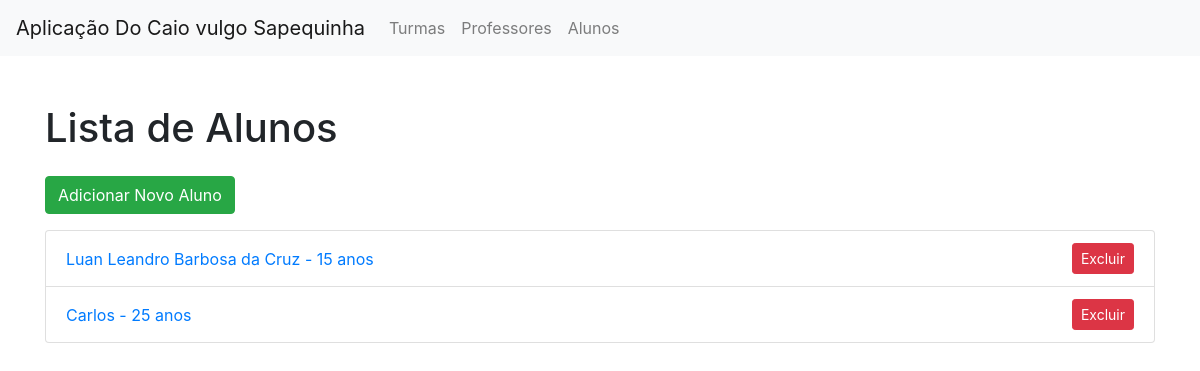
Before: /alunos with the older database file.
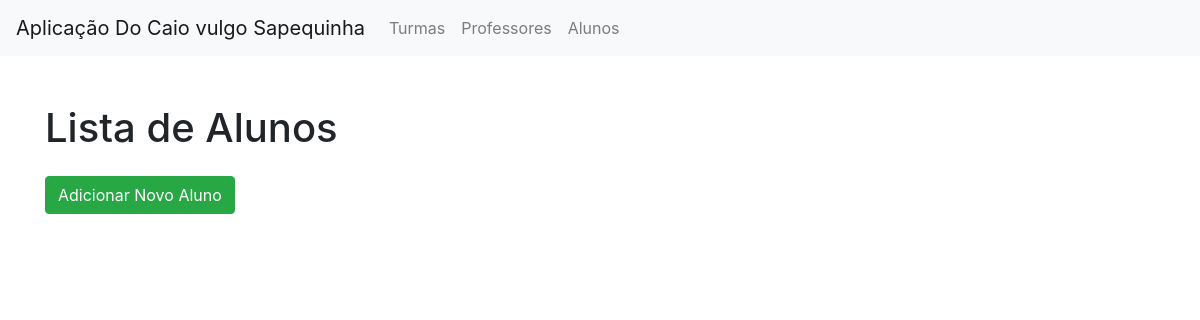
After: the same page with the newer database file.
### alunos/alunos_model.py (models this page shows, shortened)
class Aluno(db.Model):
  __tablename__ = "alunos"
  id = db.Column(db.Integer, primary_key=True)
  nome = db.Column(db.String(100), nullable=False)
  idade = db.Column(db.Integer, nullable=False)
  data_nascimento = db.Column(db.Date, nullable=False)
  nota_primeiro_semestre = db.Column(db.Float, nullable=False)
  nota_segundo_semestre = db.Column(db.Float, nullable=False)
  media_final = db.Column(db.Float, nullable=False)
  turma = db.relationship("Turma", back_populates="alunos")
  turma_id = db.Column(db.Integer, db.ForeignKey("turmas.id"), nullable=False)
  def to_dict(self):
    return {'id': self.id, 'nome': self.nome, "idade": self.idade, 'data_nascimento': self.data_nascimento.isoformat(), "nota_primeiro_semestre": self.nota_primeiro_semestre, "nota_segundo_semestre": self.nota_segundo_semestre, "turma_id": self.turma_id, "media_final": self.media_final}

### alunos/alunos_routes.py (the view)
@alunos_blueprint.route('/alunos', methods=['GET'])
def get_alunos():
    alunos = listar_alunos()
    return render_template("alunos.html", alunos=alunos)

### alunos/alunos_model.py (called while the page is built)
def listar_alunos():
  alunos = Aluno.query.all()
  return [aluno.to_dict() for aluno in alunos]

### templates/alunos.html (shortened to what this page needs)
{% extends "index.html" %}
{% block content %}
    <h1 class="mb-4">Lista de Alunos</h1>
    <a href="{{ url_for('alunos.adicionar_aluno_page') }}" class="btn btn-success mb-3">Adicionar Novo Aluno</a>
    <ul class="list-group">
        {% for aluno in alunos %}
            <li class="list-group-item d-flex justify-content-between align-items-center">
                <a href="{{ url_for('alunos.get_aluno', id_aluno=aluno['id']) }}">
                    {{ aluno['nome'] }} - {{ aluno['idade'] }} anos
                </a>
                <form action="{{ url_for('alunos.delete_aluno', id_aluno=aluno['id']) }}" method="POST" style="display: inline;">
                    <button type="submit" class="btn btn-danger btn-sm">Excluir</button>
                </form>
            </li>
        {% endfor %}
    </ul>
{% endblock %}

### templates/index.html (shortened to what this page needs)
<!DOCTYPE html>
<html lang="pt-BR">
<head>
    <link href="https://stackpath.bootstrapcdn.com/bootstrap/4.5.2/css/bootstrap.min.css" rel="stylesheet">
</head>
<body>
    <nav class="navbar navbar-expand-lg navbar-light bg-light">
        <a class="navbar-brand" href="{{ url_for('turmas.get_turmas') }}">Aplicação Do Caio vulgo Sapequinha</a>
        <div class="collapse navbar-collapse" id="navbarNav">
            <ul class="navbar-nav">
                <li class="nav-item">
                    <a class="nav-link" href="{{ url_for('turmas.get_turmas') }}">Turmas</a>
                </li>
                <li class="nav-item">
                    <a class="nav-link" href="{{ url_for('professores.get_professores') }}">Professores</a>
                </li>
                <li class="nav-item">
                    <a class="nav-link" href="{{ url_for('alunos.get_alunos') }}">Alunos</a>
                </li>
            </ul>
        </div>
    </nav>
    <div class="container mt-5">
        {% block content %}{% endblock %}
    </div>
</body>
</html>

Changed rows visible on the page:
removed Aluno: nome "Luan Leandro Barbosa da Cruz", idade "15"
removed Aluno: nome "Carlos", idade "25"
